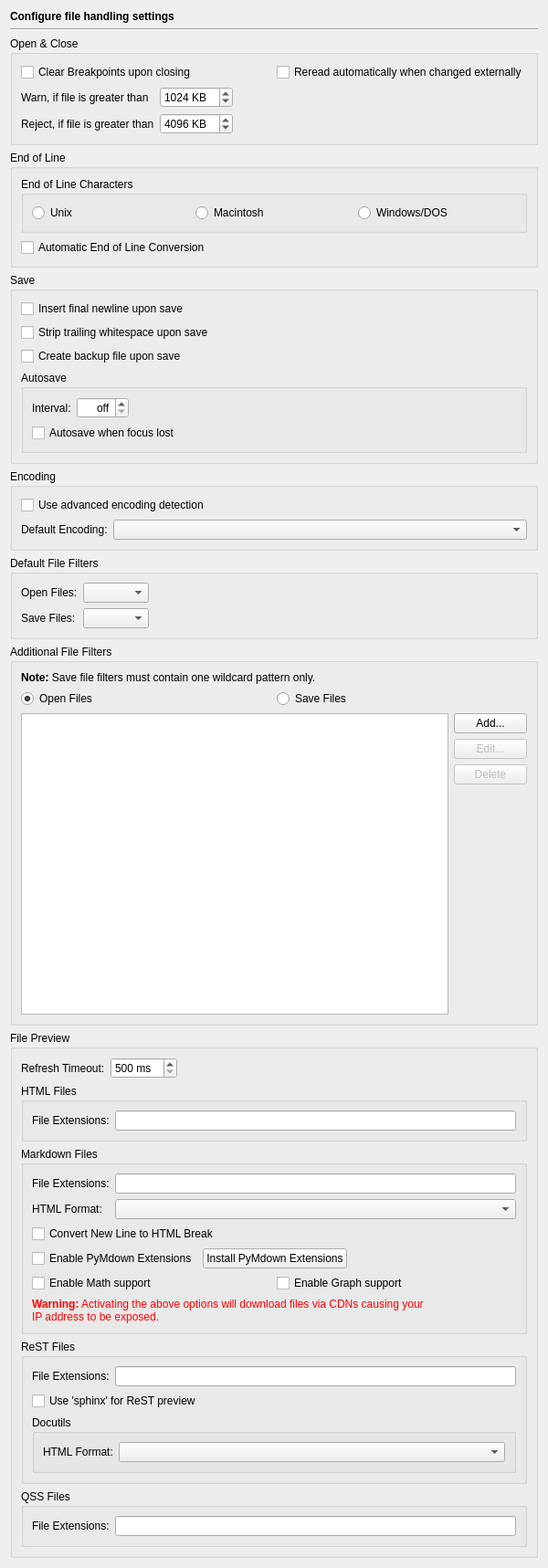
<?xml version="1.0" encoding="UTF-8"?>
<ui version="4.0">
 <class>EditorFilePage</class>
 <widget class="QWidget" name="EditorFilePage">
  <property name="geometry">
   <rect>
    <x>0</x>
    <y>0</y>
    <width>600</width>
    <height>1717</height>
   </rect>
  </property>
  <layout class="QVBoxLayout" name="verticalLayout_6">
   <item>
    <widget class="QLabel" name="headerLabel">
     <property name="text">
      <string>&lt;b&gt;Configure file handling settings&lt;/b&gt;</string>
     </property>
    </widget>
   </item>
   <item>
    <widget class="Line" name="line2">
     <property name="frameShape">
      <enum>QFrame::Shape::HLine</enum>
     </property>
     <property name="frameShadow">
      <enum>QFrame::Shadow::Sunken</enum>
     </property>
     <property name="orientation">
      <enum>Qt::Orientation::Horizontal</enum>
     </property>
    </widget>
   </item>
   <item>
    <widget class="QGroupBox" name="groupBox_3">
     <property name="title">
      <string>Open &amp;&amp; Close</string>
     </property>
     <layout class="QVBoxLayout" name="verticalLayout_5">
      <item>
       <layout class="QHBoxLayout">
        <item>
         <widget class="QCheckBox" name="clearBreakpointsCheckBox">
          <property name="toolTip">
           <string>Select, whether breakpoint belonging to an editor should be cleared, when the editor is closed</string>
          </property>
          <property name="text">
           <string>Clear Breakpoints upon closing</string>
          </property>
         </widget>
        </item>
        <item>
         <widget class="QCheckBox" name="automaticReopenCheckBox">
          <property name="toolTip">
           <string>Select to reread the file automatically, if it was changed externally</string>
          </property>
          <property name="text">
           <string>Reread automatically when changed externally</string>
          </property>
         </widget>
        </item>
       </layout>
      </item>
      <item>
       <layout class="QGridLayout" name="gridLayout_6">
        <item row="0" column="0">
         <widget class="QLabel" name="label">
          <property name="text">
           <string>Warn, if file is greater than</string>
          </property>
         </widget>
        </item>
        <item row="0" column="1">
         <widget class="QSpinBox" name="warnFilesizeSpinBox">
          <property name="toolTip">
           <string>Enter the filesize, a warning dialog should be shown.</string>
          </property>
          <property name="suffix">
           <string> KB</string>
          </property>
          <property name="minimum">
           <number>1</number>
          </property>
          <property name="maximum">
           <number>16384</number>
          </property>
          <property name="singleStep">
           <number>16</number>
          </property>
          <property name="value">
           <number>1024</number>
          </property>
         </widget>
        </item>
        <item row="0" column="2">
         <spacer name="horizontalSpacer_3">
          <property name="orientation">
           <enum>Qt::Orientation::Horizontal</enum>
          </property>
          <property name="sizeHint" stdset="0">
           <size>
            <width>32</width>
            <height>17</height>
           </size>
          </property>
         </spacer>
        </item>
        <item row="1" column="0">
         <widget class="QLabel" name="label_13">
          <property name="text">
           <string>Reject, if file is greater than</string>
          </property>
         </widget>
        </item>
        <item row="1" column="1">
         <widget class="QSpinBox" name="rejectFilesizeSpinBox">
          <property name="toolTip">
           <string>Enter the filesize, opening a file should be rejected.</string>
          </property>
          <property name="suffix">
           <string> KB</string>
          </property>
          <property name="minimum">
           <number>1</number>
          </property>
          <property name="maximum">
           <number>16384</number>
          </property>
          <property name="singleStep">
           <number>16</number>
          </property>
          <property name="value">
           <number>4096</number>
          </property>
         </widget>
        </item>
       </layout>
      </item>
     </layout>
    </widget>
   </item>
   <item>
    <widget class="QGroupBox" name="groupBox_5">
     <property name="title">
      <string>End of Line</string>
     </property>
     <layout class="QVBoxLayout" name="verticalLayout">
      <item>
       <widget class="QGroupBox" name="groupBox_8">
        <property name="title">
         <string>End of Line Characters</string>
        </property>
        <layout class="QHBoxLayout" name="_12">
         <item>
          <widget class="QRadioButton" name="lfRadioButton">
           <property name="toolTip">
            <string>Select Unix type end of line</string>
           </property>
           <property name="text">
            <string>Unix</string>
           </property>
          </widget>
         </item>
         <item>
          <widget class="QRadioButton" name="crRadioButton">
           <property name="toolTip">
            <string>Select Macintosh type end of line</string>
           </property>
           <property name="text">
            <string>Macintosh</string>
           </property>
          </widget>
         </item>
         <item>
          <widget class="QRadioButton" name="crlfRadioButton">
           <property name="toolTip">
            <string>Select Windows type end of line</string>
           </property>
           <property name="text">
            <string>Windows/DOS</string>
           </property>
          </widget>
         </item>
        </layout>
       </widget>
      </item>
      <item>
       <widget class="QCheckBox" name="automaticEolConversionCheckBox">
        <property name="toolTip">
         <string>Select whether the eol type should be converted upon opening the file.</string>
        </property>
        <property name="text">
         <string>Automatic End of Line Conversion</string>
        </property>
       </widget>
      </item>
     </layout>
    </widget>
   </item>
   <item>
    <widget class="QGroupBox" name="groupBox_4">
     <property name="title">
      <string>Save</string>
     </property>
     <layout class="QVBoxLayout" name="verticalLayout_3">
      <item>
       <widget class="QCheckBox" name="insertFinalNewlineCheckBox">
        <property name="toolTip">
         <string>Select to insert a final newline if none is there</string>
        </property>
        <property name="text">
         <string>Insert final newline upon save</string>
        </property>
       </widget>
      </item>
      <item>
       <widget class="QCheckBox" name="stripWhitespaceCheckBox">
        <property name="toolTip">
         <string>Select, whether trailing whitespace should be removed upon save</string>
        </property>
        <property name="text">
         <string>Strip trailing whitespace upon save</string>
        </property>
       </widget>
      </item>
      <item>
       <widget class="QCheckBox" name="createBackupFileCheckBox">
        <property name="toolTip">
         <string>Select, whether a backup file shall be generated upon save</string>
        </property>
        <property name="text">
         <string>Create backup file upon save</string>
        </property>
       </widget>
      </item>
      <item>
       <widget class="QGroupBox" name="groupBox_14">
        <property name="title">
         <string>Autosave</string>
        </property>
        <layout class="QGridLayout" name="gridLayout_7">
         <item row="0" column="0">
          <widget class="QLabel" name="label_14">
           <property name="text">
            <string>Interval:</string>
           </property>
          </widget>
         </item>
         <item row="0" column="1">
          <widget class="QSpinBox" name="autosaveSpinBox">
           <property name="toolTip">
            <string>Enter the auto save interval in seconds.</string>
           </property>
           <property name="alignment">
            <set>Qt::AlignmentFlag::AlignRight|Qt::AlignmentFlag::AlignTrailing|Qt::AlignmentFlag::AlignVCenter</set>
           </property>
           <property name="specialValueText">
            <string>off</string>
           </property>
           <property name="suffix">
            <string> s</string>
           </property>
           <property name="maximum">
            <number>900</number>
           </property>
           <property name="singleStep">
            <number>5</number>
           </property>
          </widget>
         </item>
         <item row="0" column="2">
          <spacer name="horizontalSpacer_4">
           <property name="orientation">
            <enum>Qt::Orientation::Horizontal</enum>
           </property>
           <property name="sizeHint" stdset="0">
            <size>
             <width>415</width>
             <height>20</height>
            </size>
           </property>
          </spacer>
         </item>
         <item row="1" column="0" colspan="3">
          <widget class="QCheckBox" name="autosaveOnFocusLostCheckBox">
           <property name="toolTip">
            <string>Select to save the file automatically when the editor loses the input focus.</string>
           </property>
           <property name="text">
            <string>Autosave when focus lost</string>
           </property>
          </widget>
         </item>
        </layout>
       </widget>
      </item>
     </layout>
    </widget>
   </item>
   <item>
    <widget class="QGroupBox" name="groupBox">
     <property name="title">
      <string>Encoding</string>
     </property>
     <layout class="QGridLayout" name="gridLayout">
      <item row="0" column="0" colspan="2">
       <widget class="QCheckBox" name="advEncodingCheckBox">
        <property name="toolTip">
         <string>Select to use the advanced encoding detection </string>
        </property>
        <property name="whatsThis">
         <string>&lt;b&gt;Advanced encoding detection&lt;/b&gt;
&lt;p&gt;Select to use the advanced encoding detection based on the &amp;quot;universal character encoding detector&amp;quot; from &lt;a href=&quot;http://chardet.feedparser.org&quot;&gt;http://chardet.feedparser.org&lt;/a&gt;.&lt;/p&gt;</string>
        </property>
        <property name="text">
         <string>Use advanced encoding detection</string>
        </property>
       </widget>
      </item>
      <item row="1" column="0">
       <widget class="QLabel" name="label_4">
        <property name="text">
         <string>Default Encoding:</string>
        </property>
       </widget>
      </item>
      <item row="1" column="1">
       <widget class="QComboBox" name="defaultEncodingComboBox">
        <property name="sizePolicy">
         <sizepolicy hsizetype="Expanding" vsizetype="Fixed">
          <horstretch>0</horstretch>
          <verstretch>0</verstretch>
         </sizepolicy>
        </property>
        <property name="toolTip">
         <string>Select the string encoding to be used.</string>
        </property>
       </widget>
      </item>
     </layout>
    </widget>
   </item>
   <item>
    <widget class="QGroupBox" name="groupBox_2">
     <property name="title">
      <string>Default File Filters</string>
     </property>
     <layout class="QGridLayout">
      <item row="0" column="0">
       <widget class="QLabel" name="label_2">
        <property name="text">
         <string>Open Files:</string>
        </property>
       </widget>
      </item>
      <item row="0" column="1">
       <widget class="QComboBox" name="openFilesFilterComboBox"/>
      </item>
      <item row="0" column="2">
       <spacer>
        <property name="orientation">
         <enum>Qt::Orientation::Horizontal</enum>
        </property>
        <property name="sizeHint" stdset="0">
         <size>
          <width>40</width>
          <height>20</height>
         </size>
        </property>
       </spacer>
      </item>
      <item row="1" column="0">
       <widget class="QLabel" name="label_3">
        <property name="text">
         <string>Save Files:</string>
        </property>
       </widget>
      </item>
      <item row="1" column="1">
       <widget class="QComboBox" name="saveFilesFilterComboBox"/>
      </item>
     </layout>
    </widget>
   </item>
   <item>
    <widget class="QGroupBox" name="groupBox_6">
     <property name="title">
      <string>Additional File Filters</string>
     </property>
     <layout class="QGridLayout" name="gridLayout_2">
      <item row="0" column="0" colspan="2">
       <widget class="QLabel" name="label_5">
        <property name="text">
         <string>&lt;b&gt;Note:&lt;/b&gt; Save file filters must contain one wildcard pattern only.</string>
        </property>
        <property name="wordWrap">
         <bool>true</bool>
        </property>
       </widget>
      </item>
      <item row="1" column="0" colspan="2">
       <layout class="QHBoxLayout" name="horizontalLayout">
        <item>
         <widget class="QRadioButton" name="openFiltersButton">
          <property name="toolTip">
           <string>Select to edit the open file filters</string>
          </property>
          <property name="text">
           <string>Open Files</string>
          </property>
          <property name="checked">
           <bool>true</bool>
          </property>
         </widget>
        </item>
        <item>
         <widget class="QRadioButton" name="savFiltersButton">
          <property name="toolTip">
           <string>Select to edit the save file filters</string>
          </property>
          <property name="text">
           <string>Save Files</string>
          </property>
         </widget>
        </item>
       </layout>
      </item>
      <item row="2" column="0" rowspan="4">
       <widget class="QListWidget" name="fileFiltersList">
        <property name="sizePolicy">
         <sizepolicy hsizetype="Expanding" vsizetype="Preferred">
          <horstretch>0</horstretch>
          <verstretch>0</verstretch>
         </sizepolicy>
        </property>
        <property name="minimumSize">
         <size>
          <width>0</width>
          <height>200</height>
         </size>
        </property>
        <property name="alternatingRowColors">
         <bool>true</bool>
        </property>
        <property name="sortingEnabled">
         <bool>true</bool>
        </property>
       </widget>
      </item>
      <item row="2" column="1">
       <widget class="QPushButton" name="addFileFilterButton">
        <property name="text">
         <string>Add...</string>
        </property>
       </widget>
      </item>
      <item row="3" column="1">
       <widget class="QPushButton" name="editFileFilterButton">
        <property name="enabled">
         <bool>false</bool>
        </property>
        <property name="text">
         <string>Edit...</string>
        </property>
       </widget>
      </item>
      <item row="4" column="1">
       <widget class="QPushButton" name="deleteFileFilterButton">
        <property name="enabled">
         <bool>false</bool>
        </property>
        <property name="text">
         <string>Delete</string>
        </property>
       </widget>
      </item>
      <item row="5" column="1">
       <spacer>
        <property name="orientation">
         <enum>Qt::Orientation::Vertical</enum>
        </property>
        <property name="sizeHint" stdset="0">
         <size>
          <width>20</width>
          <height>40</height>
         </size>
        </property>
       </spacer>
      </item>
     </layout>
    </widget>
   </item>
   <item>
    <widget class="QGroupBox" name="groupBox_7">
     <property name="title">
      <string>File Preview</string>
     </property>
     <layout class="QVBoxLayout" name="verticalLayout_4">
      <item>
       <layout class="QHBoxLayout" name="horizontalLayout_5">
        <item>
         <widget class="QLabel" name="label_8">
          <property name="text">
           <string>Refresh Timeout:</string>
          </property>
         </widget>
        </item>
        <item>
         <widget class="QSpinBox" name="previewRefreshTimeoutSpinBox">
          <property name="toolTip">
           <string>Enter the timeout in milliseconds until the preview is refreshed</string>
          </property>
          <property name="suffix">
           <string> ms</string>
          </property>
          <property name="minimum">
           <number>500</number>
          </property>
          <property name="maximum">
           <number>5000</number>
          </property>
          <property name="singleStep">
           <number>500</number>
          </property>
         </widget>
        </item>
        <item>
         <spacer name="horizontalSpacer">
          <property name="orientation">
           <enum>Qt::Orientation::Horizontal</enum>
          </property>
          <property name="sizeHint" stdset="0">
           <size>
            <width>40</width>
            <height>20</height>
           </size>
          </property>
         </spacer>
        </item>
       </layout>
      </item>
      <item>
       <widget class="QGroupBox" name="groupBox_12">
        <property name="title">
         <string>HTML Files</string>
        </property>
        <layout class="QHBoxLayout" name="horizontalLayout_3">
         <item>
          <widget class="QLabel" name="label_12">
           <property name="text">
            <string>File Extensions:</string>
           </property>
          </widget>
         </item>
         <item>
          <widget class="QLineEdit" name="previewHtmlExtensionsEdit">
           <property name="toolTip">
            <string>Enter the filename extensions of HTML files that may be previewed (separated by a space)</string>
           </property>
          </widget>
         </item>
        </layout>
       </widget>
      </item>
      <item>
       <widget class="QGroupBox" name="groupBox_11">
        <property name="title">
         <string>Markdown Files</string>
        </property>
        <layout class="QVBoxLayout" name="verticalLayout_2">
         <item>
          <layout class="QGridLayout" name="gridLayout_4">
           <item row="0" column="0">
            <widget class="QLabel" name="label_11">
             <property name="text">
              <string>File Extensions:</string>
             </property>
            </widget>
           </item>
           <item row="0" column="1">
            <widget class="QLineEdit" name="previewMarkdownExtensionsEdit">
             <property name="toolTip">
              <string>Enter the filename extensions of Markdown files that may be previewed (separated by a space)</string>
             </property>
            </widget>
           </item>
           <item row="1" column="0">
            <widget class="QLabel" name="label_6">
             <property name="text">
              <string>HTML Format:</string>
             </property>
            </widget>
           </item>
           <item row="1" column="1">
            <widget class="QComboBox" name="previewMarkdownHTMLFormatComboBox">
             <property name="sizePolicy">
              <sizepolicy hsizetype="Expanding" vsizetype="Fixed">
               <horstretch>0</horstretch>
               <verstretch>0</verstretch>
              </sizepolicy>
             </property>
             <property name="toolTip">
              <string>Select the HTML format to be generated</string>
             </property>
            </widget>
           </item>
          </layout>
         </item>
         <item>
          <widget class="QCheckBox" name="previewMarkdownNLtoBreakCheckBox">
           <property name="toolTip">
            <string>Select this to convert a new line character to an HTML &amp;lt;br/&amp;gt; tag.</string>
           </property>
           <property name="text">
            <string>Convert New Line to HTML Break</string>
           </property>
          </widget>
         </item>
         <item>
          <layout class="QHBoxLayout" name="horizontalLayout_6">
           <item>
            <widget class="QCheckBox" name="previewMarkdownPyMdownCheckBox">
             <property name="toolTip">
              <string>Select to enable the use of the PyMdown extensions</string>
             </property>
             <property name="whatsThis">
              <string>&lt;b&gt;Enable PyMdown Extensions&lt;/b&gt;
&lt;p&gt;Select this entry to enable the use of the PyMdown extensions. These have to be installed with &lt;code&gt;pip install pymdown-extensions&lt;/code&gt;.&lt;/p&gt;</string>
             </property>
             <property name="text">
              <string>Enable PyMdown Extensions</string>
             </property>
            </widget>
           </item>
           <item>
            <widget class="QPushButton" name="previewMarkdownPyMdownInstallPushButton">
             <property name="toolTip">
              <string>Press to install the PyMdown extensions</string>
             </property>
             <property name="text">
              <string>Install PyMdown Extensions</string>
             </property>
            </widget>
           </item>
           <item>
            <spacer name="horizontalSpacer_2">
             <property name="orientation">
              <enum>Qt::Orientation::Horizontal</enum>
             </property>
             <property name="sizeHint" stdset="0">
              <size>
               <width>40</width>
               <height>20</height>
              </size>
             </property>
            </spacer>
           </item>
          </layout>
         </item>
         <item>
          <layout class="QGridLayout" name="gridLayout_5">
           <item row="0" column="0">
            <widget class="QCheckBox" name="previewMarkdownMathJaxCheckBox">
             <property name="toolTip">
              <string>Select to enable Math support using MathJax</string>
             </property>
             <property name="text">
              <string>Enable Math support</string>
             </property>
            </widget>
           </item>
           <item row="0" column="1">
            <widget class="QCheckBox" name="previewMarkdownMermaidCheckBox">
             <property name="toolTip">
              <string>Select to enable Graph support using Mermaid</string>
             </property>
             <property name="text">
              <string>Enable Graph support</string>
             </property>
            </widget>
           </item>
           <item row="1" column="0" colspan="2">
            <widget class="QLabel" name="TextLabel1_2_2_3">
             <property name="text">
              <string>&lt;font color=&quot;#FF0000&quot;&gt;&lt;b&gt;Warning:&lt;/b&gt; Activating the above options will download files via CDNs causing your&lt;br/&gt;IP address to be exposed.&lt;/font&gt;</string>
             </property>
             <property name="wordWrap">
              <bool>true</bool>
             </property>
            </widget>
           </item>
          </layout>
         </item>
        </layout>
       </widget>
      </item>
      <item>
       <widget class="QGroupBox" name="groupBox_10">
        <property name="title">
         <string>ReST Files</string>
        </property>
        <layout class="QGridLayout" name="gridLayout_3">
         <item row="0" column="0">
          <widget class="QLabel" name="label_9">
           <property name="text">
            <string>File Extensions:</string>
           </property>
          </widget>
         </item>
         <item row="0" column="1">
          <widget class="QLineEdit" name="previewRestExtensionsEdit">
           <property name="toolTip">
            <string>Enter the filename extensions of ReStructuredText files that may be previewed (separated by a space)</string>
           </property>
          </widget>
         </item>
         <item row="1" column="0" colspan="2">
          <widget class="QCheckBox" name="previewRestSphinxCheckBox">
           <property name="toolTip">
            <string>Select to use 'sphinx' to generate the ReST preview</string>
           </property>
           <property name="text">
            <string>Use 'sphinx' for ReST preview</string>
           </property>
          </widget>
         </item>
         <item row="2" column="0" colspan="2">
          <widget class="QGroupBox" name="groupBox_13">
           <property name="title">
            <string>Docutils</string>
           </property>
           <layout class="QHBoxLayout" name="horizontalLayout_4">
            <item>
             <widget class="QLabel" name="label_7">
              <property name="text">
               <string>HTML Format:</string>
              </property>
             </widget>
            </item>
            <item>
             <widget class="QComboBox" name="previewRestDocutilsHTMLFormatComboBox">
              <property name="sizePolicy">
               <sizepolicy hsizetype="Expanding" vsizetype="Fixed">
                <horstretch>0</horstretch>
                <verstretch>0</verstretch>
               </sizepolicy>
              </property>
              <property name="toolTip">
               <string>Select the HTML format to be generated</string>
              </property>
             </widget>
            </item>
           </layout>
          </widget>
         </item>
        </layout>
       </widget>
      </item>
      <item>
       <widget class="QGroupBox" name="groupBox_9">
        <property name="title">
         <string>QSS Files</string>
        </property>
        <layout class="QHBoxLayout" name="horizontalLayout_2">
         <item>
          <widget class="QLabel" name="label_10">
           <property name="text">
            <string>File Extensions:</string>
           </property>
          </widget>
         </item>
         <item>
          <widget class="QLineEdit" name="previewQssExtensionsEdit">
           <property name="toolTip">
            <string>Enter the filename extensions of Qt Stylesheet files that may be previewed (separated by a space)</string>
           </property>
          </widget>
         </item>
        </layout>
       </widget>
      </item>
     </layout>
    </widget>
   </item>
  </layout>
 </widget>
 <tabstops>
  <tabstop>clearBreakpointsCheckBox</tabstop>
  <tabstop>automaticReopenCheckBox</tabstop>
  <tabstop>warnFilesizeSpinBox</tabstop>
  <tabstop>rejectFilesizeSpinBox</tabstop>
  <tabstop>lfRadioButton</tabstop>
  <tabstop>crRadioButton</tabstop>
  <tabstop>crlfRadioButton</tabstop>
  <tabstop>automaticEolConversionCheckBox</tabstop>
  <tabstop>insertFinalNewlineCheckBox</tabstop>
  <tabstop>stripWhitespaceCheckBox</tabstop>
  <tabstop>createBackupFileCheckBox</tabstop>
  <tabstop>autosaveSpinBox</tabstop>
  <tabstop>autosaveOnFocusLostCheckBox</tabstop>
  <tabstop>advEncodingCheckBox</tabstop>
  <tabstop>defaultEncodingComboBox</tabstop>
  <tabstop>openFilesFilterComboBox</tabstop>
  <tabstop>saveFilesFilterComboBox</tabstop>
  <tabstop>openFiltersButton</tabstop>
  <tabstop>savFiltersButton</tabstop>
  <tabstop>fileFiltersList</tabstop>
  <tabstop>addFileFilterButton</tabstop>
  <tabstop>editFileFilterButton</tabstop>
  <tabstop>deleteFileFilterButton</tabstop>
  <tabstop>previewRefreshTimeoutSpinBox</tabstop>
  <tabstop>previewHtmlExtensionsEdit</tabstop>
  <tabstop>previewMarkdownExtensionsEdit</tabstop>
  <tabstop>previewMarkdownHTMLFormatComboBox</tabstop>
  <tabstop>previewMarkdownNLtoBreakCheckBox</tabstop>
  <tabstop>previewMarkdownPyMdownCheckBox</tabstop>
  <tabstop>previewMarkdownPyMdownInstallPushButton</tabstop>
  <tabstop>previewMarkdownMathJaxCheckBox</tabstop>
  <tabstop>previewMarkdownMermaidCheckBox</tabstop>
  <tabstop>previewRestExtensionsEdit</tabstop>
  <tabstop>previewRestSphinxCheckBox</tabstop>
  <tabstop>previewRestDocutilsHTMLFormatComboBox</tabstop>
  <tabstop>previewQssExtensionsEdit</tabstop>
 </tabstops>
 <resources/>
 <connections/>
</ui>
